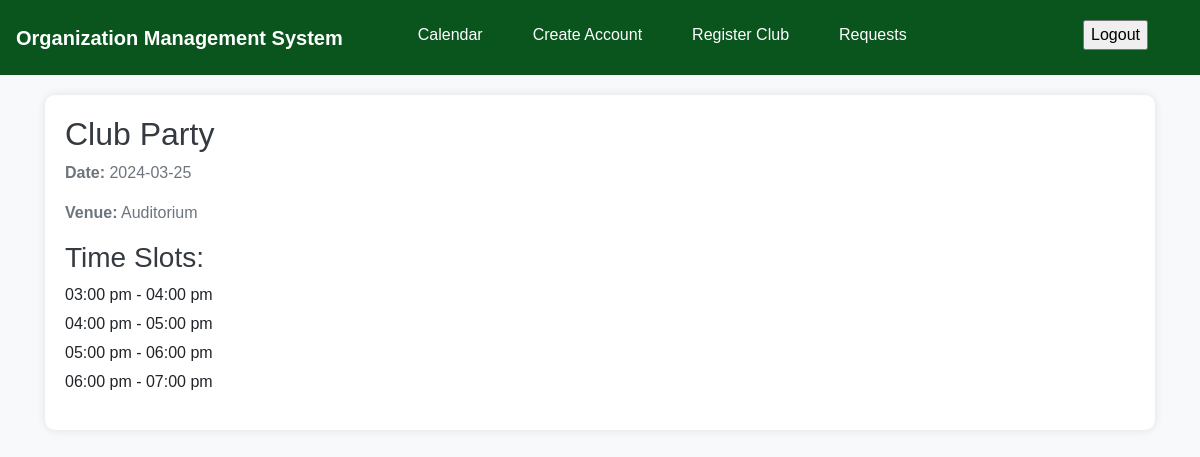
/osa/calendar/event_details.php?event_id=1817100999, run on the app's committed database.
### tables this page shows
CREATE TABLE `calendar_event_master` (
  `event_id` varchar(255) NOT NULL,
  `event_name` varchar(255) DEFAULT NULL,
  `event_start_date` date DEFAULT NULL,
  `event_end_date` date DEFAULT NULL,
  `is_approved` int(1) NOT NULL,
  `venue` varchar(255) NOT NULL,
  `submitted_by` varchar(255) NOT NULL,
  `parents_permit` varchar(255) DEFAULT NULL,
  `comment` varchar(255) DEFAULT NULL,
  `facility` int(11) NOT NULL
);

CREATE TABLE `facility` (
  `facility_id` int(11) NOT NULL,
  `facility_name` varchar(255) NOT NULL
);

CREATE TABLE `event_time_slot` (
  `event_id` varchar(255) NOT NULL,
  `time_slot` varchar(255) NOT NULL
);

### osa/calendar/event_details.php (the view, shortened to what this page needs)
<!DOCTYPE html>
<html lang="en">
<head>
    <link href="https://maxcdn.bootstrapcdn.com/bootstrap/4.5.2/css/bootstrap.min.css" rel="stylesheet">
</head>
<body>
<div class="container">
    <div class="event-details">
        <?php
        if (isset($_GET['event_id'])) {
            $event_id = $_GET['event_id'];
            $servername = "localhost";
            $username = "root";
            $password = "";
            $dbname = "website_project";
            $conn = new mysqli($servername, $username, $password, $dbname);
            $sql = "SELECT * FROM calendar_event_master
            INNER JOIN facility ON facility.facility_id = calendar_event_master.facility
            WHERE event_id = $event_id";
            $result = $conn->query($sql);
            if ($result->num_rows > 0) {
                $row = $result->fetch_assoc();
                echo "<h2>" . $row['event_name'] . "</h2>";
                echo "<p><strong>Date:</strong> " . $row['event_start_date'] . "</p>";
                echo "<p><strong>Venue:</strong> " . $row['facility_name'] . "</p>";
                $sql_slots = "SELECT * FROM event_time_slot WHERE event_id = $event_id";
                $result_slots = $conn->query($sql_slots);
                if ($result_slots->num_rows > 0) {
                    echo "<h3>Time Slots:</h3>";
                    echo "<ul>";
                    while ($row_slot = $result_slots->fetch_assoc()) {
                        $start_time = date('h:i a', strtotime($row_slot['time_slot']));
                        $end_time = date('h:i a', strtotime('+1 hour', strtotime($row_slot['time_slot'])));
                        echo "<li>$start_time - $end_time</li>";
                    }
                    echo "</ul>";
                } else {
                    echo "<p>No time slots found for this event.</p>";
                }
            } else {
                echo "<p>No event found with the provided ID.</p>";
            }
        } else {
            echo "<p>No event ID provided.</p>";
        }
        ?>
    </div>
</div>
</body>
</html>

### osa/calendar/event_details.php (style rules this page uses)
body { background-color: #f8f9fa; font-family: Arial, sans-serif; }
.container { padding-top: 20px; }
.event-details { background-color: #fff; padding: 20px; border-radius: 10px; box-shadow: 0 0 10px rgba(0, 0, 0, 0.1); }
h1, h2, h3 { color: #343a40; }
p { color: #6c757d; }
ul { list-style-type: none; padding-left: 0; }
li { margin-bottom: 5px; }

### data on the page
calendar_event_master: event_name "Club Party", event_start_date "2024-03-25", facility.facility_name "Auditorium"
event_time_slot: time_slot "03:00 pm", time_slot "04:00 pm"
event_time_slot: time_slot "04:00 pm", time_slot "05:00 pm"
event_time_slot: time_slot "05:00 pm", time_slot "06:00 pm"
event_time_slot: time_slot "06:00 pm", time_slot "07:00 pm"
